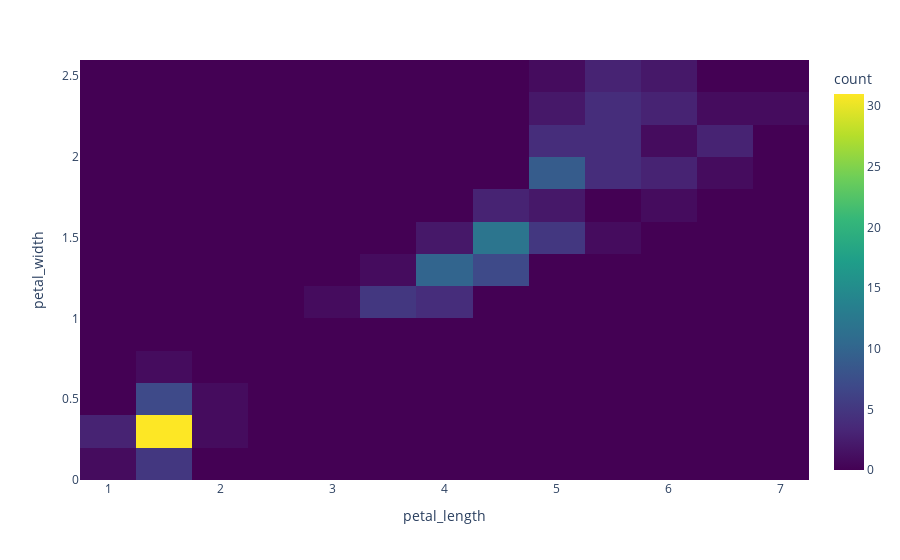

The notebook cell this image was saved under:
### Code cell
fig = px.density_heatmap(iris, x='petal_length', y='petal_width',
                        nbinsx=20, nbinsy=20,
                        color_continuous_scale='viridis')
fig.show()

### Figure 1 — Plotly figure (JSON) as saved in the notebook; plotly's stock layout.template omitted (floating-point values rounded to 4 significant figures; data arrays with more than 128 entries replaced by an {"elided": "..."} marker saying what was removed)
{"data": [{"coloraxis": "coloraxis", "hovertemplate": "petal_length=%{x}<br>petal_width=%{y}<br>count=%{z}<extra></extra>", "name": "", "nbinsx": 20, "nbinsy": 20, "type": "histogram2d", "x": {"elided": "150 float values"}, "xaxis": "x", "xbingroup": "x", "y": {"elided": "150 float values"}, "yaxis": "y", "ybingroup": "y"}], "layout": {"coloraxis": {"colorbar": {"title": {"text": "count"}}, "colorscale": [[0, "#440154"], [0.1111, "#482878"], [0.2222, "#3e4989"], [0.3333, "#31688e"], [0.4444, "#26828e"], [0.5556, "#1f9e89"], [0.6667, "#35b779"], [0.7778, "#6ece58"], [0.8889, "#b5de2b"], [1, "#fde725"]]}, "legend": {"tracegroupgap": 0}, "margin": {"t": 60}, "xaxis": {"anchor": "y", "domain": [0, 1], "title": {"text": "petal_length"}}, "yaxis": {"anchor": "x", "domain": [0, 1], "title": {"text": "petal_width"}}}}
